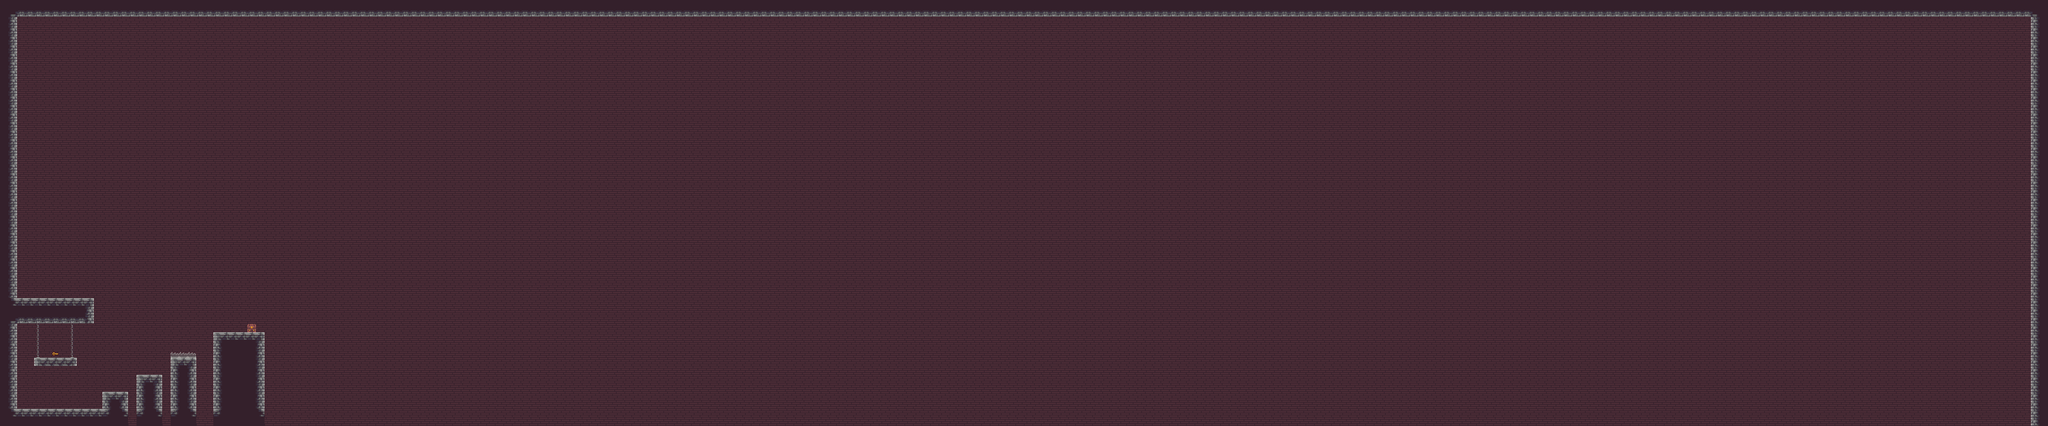

A level layout from a 2D game, rendered from its tile map. Below: a short description, then the map file with tile-grid data replaced by summaries:
An orthogonal 240x50 tile map with 16x16 px tiles, 2 tile layers (Background, Graphics) and 11 objects.

<map version="1.5" tiledversion="1.7.2" orientation="orthogonal" renderorder="right-down" width="240" height="50" tilewidth="16" tileheight="16" infinite="0" nextlayerid="7" nextobjectid="32">
 <tileset firstgid="1" source="tileset.tsx" />
 <layer id="1" name="Background" width="240" height="50">
  <data>[12000 cells, 12000 non-empty, 1 distinct tile ids]</data>
 </layer>
 <layer id="2" name="Graphics" width="240" height="50">
  <data>[12000 cells, 857 non-empty, 23 distinct tile ids]</data>
 </layer>
 <objectgroup id="3" name="Ground">
  <object id="20" x="0" y="768" width="240" height="32" />
  <object id="21" x="192" y="736" width="48" height="32" />
  <object id="22" x="256" y="704" width="48" height="95.6667" />
  <object id="23" x="320" y="672" width="48" height="128" />
  <object id="24" x="400" y="624" width="96" height="176.333" />
  <object id="25" x="32" y="560" width="144" height="48" />
  <object id="26" x="0" y="0" width="32" height="768" />
  <object id="27" x="64" y="672" width="80" height="16" />
 </objectgroup>
 <objectgroup id="5" name="Chests">
  <object id="16" x="464" y="608" width="16" height="16" />
 </objectgroup>
 <objectgroup id="4" name="Spikes">
  <object id="8" x="320" y="660.818" width="47.9091" height="11.0909" />
 </objectgroup>
 <objectgroup id="6" name="Keys">
  <object id="29" x="98.3333" y="660.333" width="11" height="11" />
 </objectgroup>
</map>
